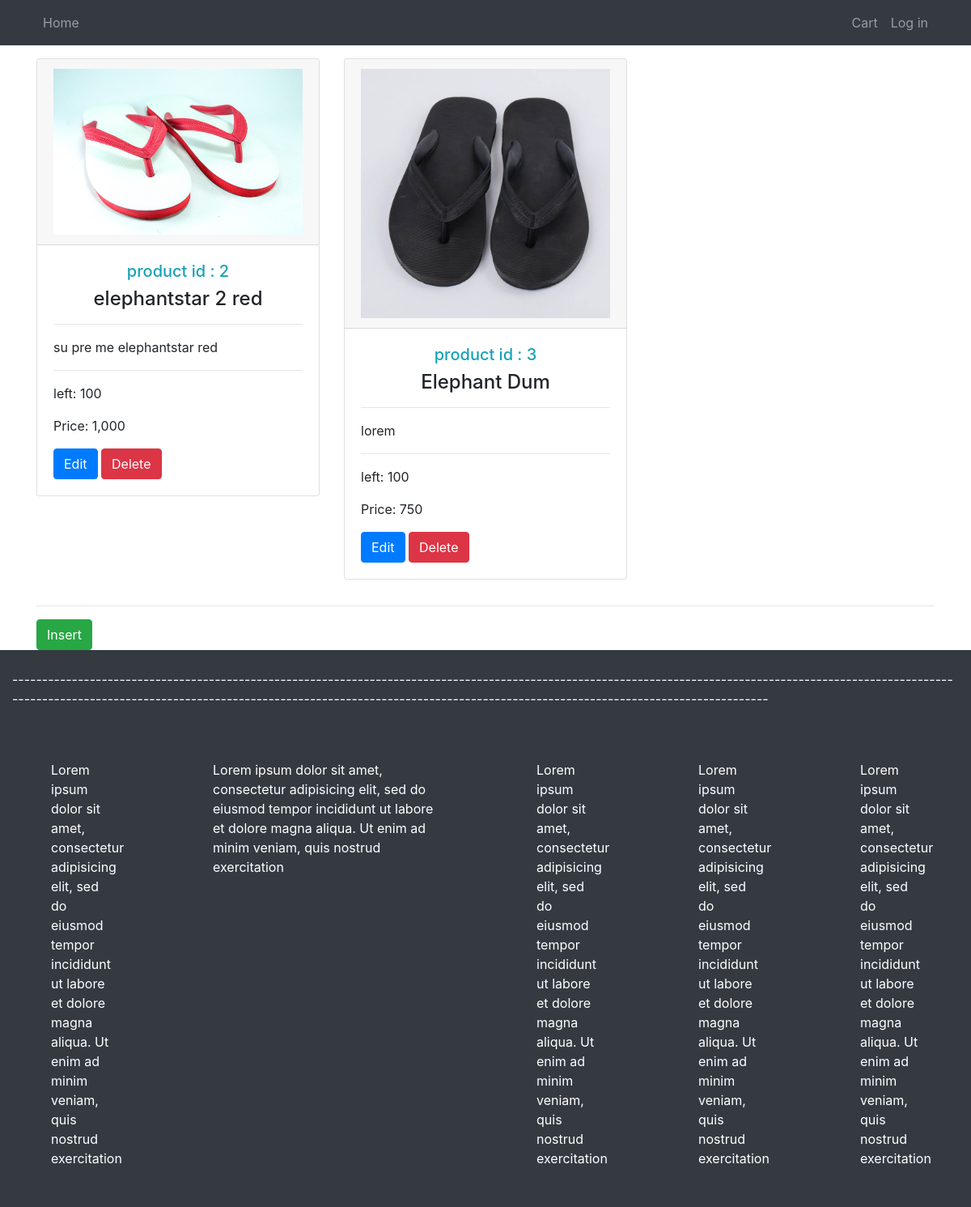
The app's page /hello/list_product.php with its own data.
### tables this page shows
CREATE TABLE `tbl_product` (
  `pro_id` int(11) NOT NULL,
  `name` varchar(32) NOT NULL,
  `info` text NOT NULL,
  `img` text NOT NULL,
  `qty` int(11) NOT NULL,
  `price` int(11) NOT NULL
);

### hello/admin_product.php (the view)
<div class="container">
  <div class="row">
    <?php
    $sql="SELECT * FROM tbl_product";
    $result = $con-> query($sql);
    while($row = $result->fetch_assoc()){
    ?>
    <div class="col-4">
      <div class="card mb-3 mt-3">
        <div class="card-header">
          <img class="d-block w-100" src="<?php echo $row['img']; ?>">
        </div>
        <div class="card-body">
          <h5 class="text-center text-info">product id : <?php echo $row['pro_id']; ?></h5>
          <h4 class="text-center"><?php echo $row['name']; ?></h4>
          <hr>
          <p><?php echo $row['info']; ?></p>
          <hr>
          <p>left: <?php echo number_format($row['qty']); ?></p>
          <p>Price: <?php echo number_format($row['price']); ?></p>
          <a class="text-white" href="edit_product.php"><button class="btn btn-primary">Edit</button></a>
          <a class="text-white" href="delete_product.php"><button class="btn btn-danger">Delete</button></a>
        </div>
      </div>
    </div>
    <?php } ?>
    </div>
  <hr>
  <a class="text-white" href="insert_product.php"><button class="btn btn-success">Insert</button></a>
</div>

### records on screen
tbl_product: img (picture), pro_id "2", name "elephantstar 2 red", info "su pre me elephantstar red", qty "100", price "1,000"
tbl_product: img (picture), pro_id "3", name "Elephant Dum", info "lorem", qty "100", price "750"
